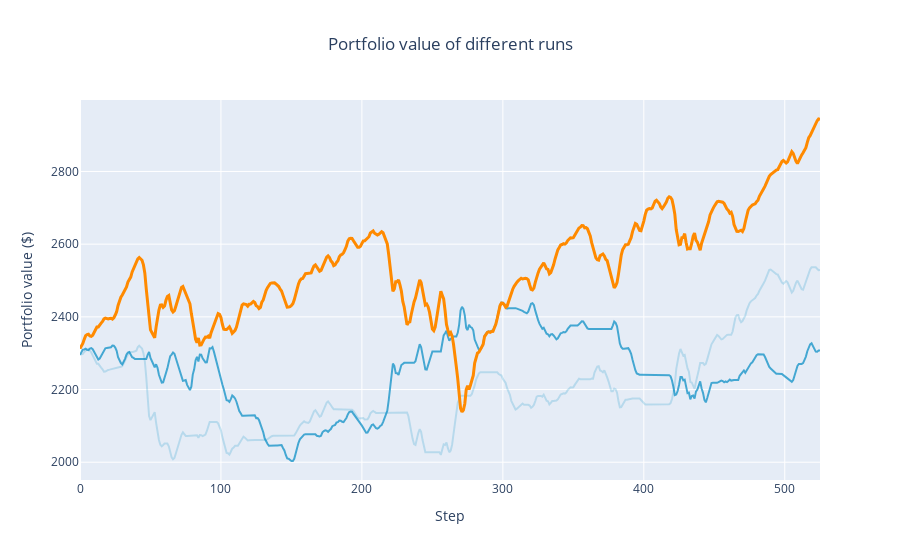
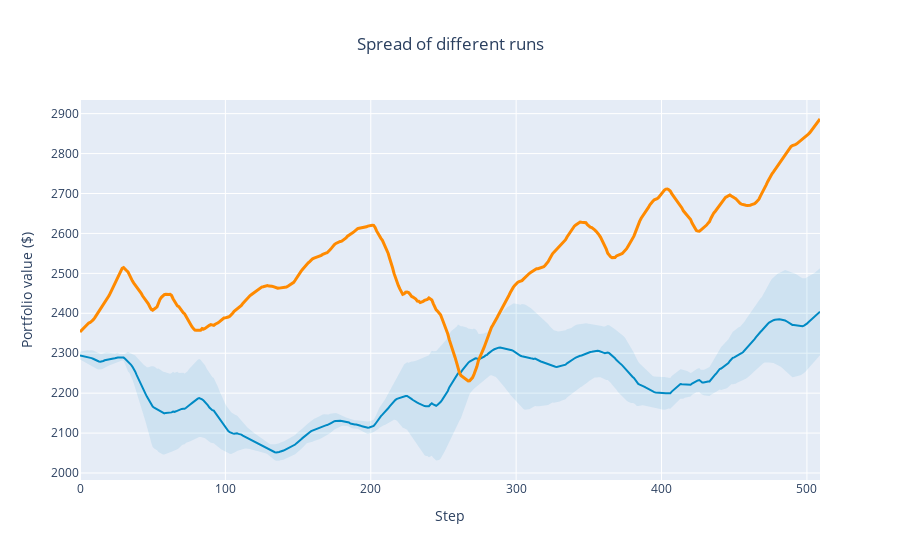

Source (notebook cell) for these figures, in order:
### Code cell
def smooth(y, factor):
    box = np.ones(factor)/factor
    y_smooth = np.convolve(y, box, mode='same')
    return y_smooth[(factor//2):-(factor//2)]

def plot_runs(log_file='logs', train_test='train'):
    with open(f'data/{log_file}.pkl', 'rb') as handle:
        logs = pickle.load(handle)
        
    fig = go.Figure()
    
    hold       = smooth(logs['baseline'], 4)
    portfolios = logs['portfolio']

    for run, portfolio in enumerate(portfolios):
        scale = run / len(portfolios)
        
        portfolio = smooth(portfolio, 4)
        
        fig.add_trace(go.Scatter(x=list(range(len(portfolio))), 
                                 y=portfolio,
                                 mode='lines',
                                 line=dict(color=f'rgba(0, 138, 196, {scale + .2})'),
                                 name=f'Run {run+1}'))
        
    fig.add_trace(go.Scatter(x=list(range(len(hold))), 
                             y=hold,
                             mode='lines',
                             line=dict(color='#ff8a00', width=3),
                             name=f'Original'))
    
    fig.update_layout(
        xaxis=dict(title='Step'),
        yaxis=dict(title='Portfolio value ($)'),
        title='Portfolio value of different runs',
        title_x=0.5,
        showlegend = False)
    
    fig.show()
    
    fig = plot_spread(np.array(logs['portfolio']), 
            title='Spread of different runs', 
            xlabel='Step', 
            ylabel='Portfolio value ($)')
    
    fig.add_trace(go.Scatter(x=list(range(len(hold))), 
                             y=smooth(logs['baseline'], 20),
                             mode='lines',
                             line=dict(color='#ff8a00', width=3),
                             name=f'Original'))
    
    fig.show()
    
plot_runs('logs')

### Figure 1 — Plotly figure (JSON) as saved in the notebook; plotly's stock layout.template omitted (floating-point values rounded to 4 significant figures; data arrays with more than 128 entries replaced by an {"elided": "..."} marker saying what was removed)
{"data": [{"line": {"color": "rgba(0, 138, 196, 0.2)"}, "mode": "lines", "name": "Run 1", "type": "scatter", "x": {"elided": "526 int values"}, "y": {"elided": "526 float values"}}, {"line": {"color": "rgba(0, 138, 196, 0.7)"}, "mode": "lines", "name": "Run 2", "type": "scatter", "x": {"elided": "526 int values"}, "y": {"elided": "526 float values"}}, {"line": {"color": "#ff8a00", "width": 3}, "mode": "lines", "name": "Original", "type": "scatter", "x": {"elided": "526 int values"}, "y": {"elided": "526 float values"}}], "layout": {"showlegend": false, "title": {"text": "Portfolio value of different runs", "x": 0.5}, "xaxis": {"title": {"text": "Step"}}, "yaxis": {"title": {"text": "Portfolio value ($)"}}}}

### Figure 2 — Plotly figure (JSON) as saved in the notebook; plotly's stock layout.template omitted (floating-point values rounded to 4 significant figures; data arrays with more than 128 entries replaced by an {"elided": "..."} marker saying what was removed)
{"data": [{"hoverinfo": "skip", "line": {"width": 0}, "mode": "lines", "type": "scatter", "x": {"elided": "510 int values"}, "y": {"elided": "510 float values"}}, {"fill": "tonexty", "fillcolor": "rgba(0, 138, 196, 0.1)", "line": {"color": "#008ac4", "width": 2}, "mode": "lines", "type": "scatter", "x": {"elided": "510 int values"}, "y": {"elided": "510 float values"}}, {"fill": "tonexty", "fillcolor": "rgba(0, 138, 196, 0.1)", "hoverinfo": "skip", "line": {"width": 0}, "mode": "lines", "type": "scatter", "x": {"elided": "510 int values"}, "y": {"elided": "510 float values"}}, {"line": {"color": "#ff8a00", "width": 3}, "mode": "lines", "name": "Original", "type": "scatter", "x": {"elided": "526 int values"}, "y": {"elided": "510 float values"}}], "layout": {"showlegend": false, "title": {"text": "Spread of different runs", "x": 0.5}, "xaxis": {"title": {"text": "Step"}}, "yaxis": {"title": {"text": "Portfolio value ($)"}}}}
